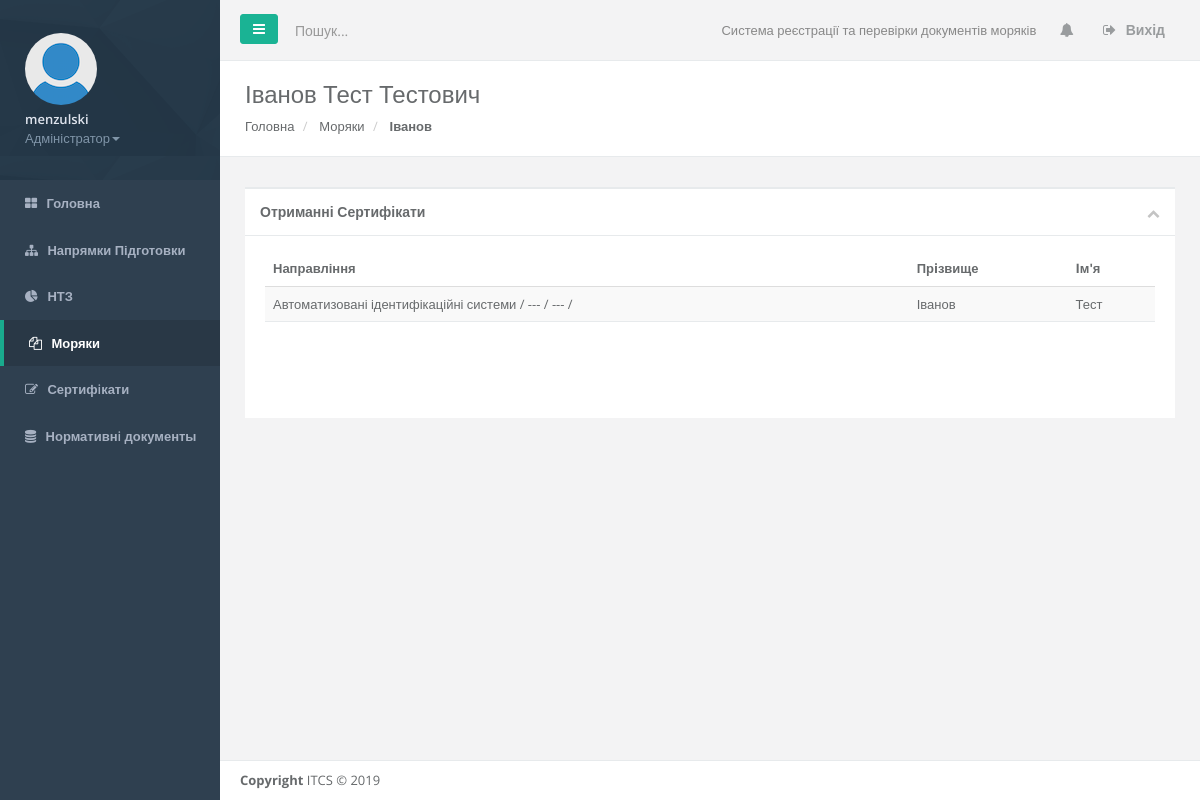
The page /mariner/sailor/25/ (signed in) on the database its author committed.
### mariner/models.py (models this page shows, shortened)
class Sailor(models.Model):
    first_name_en = models.CharField(max_length=140, blank=True)
    last_name_en = models.CharField(max_length=140, blank=True)
    last_name_ukr = models.CharField(max_length=140)
    first_name_ukr = models.CharField(max_length=140)
    second_name_ukr = models.CharField(max_length=140, blank=True)
    born = models.DateField()
    died = models.DateField(null=True, blank=True)
    inn = models.CharField(max_length=100, null=True, blank=True)
    class Meta:
        ordering = ('last_name_ukr', 'first_name_ukr')

class Certificate(models.Model):
    DRF = 0
    IRV = 1
    ISU = 2
    ANU = 3
    STATUSES = (
        (DRF, 'Чернетка'),
        (IRV, 'Обробка'),
    	(ISU, 'Видан'),
    	(ANU, 'Анульований')
    )
    NTZ_STATUSES = (
        (DRF, 'Чернетка'),
        (IRV, 'Обробка')
    )
    WTL = 0
    TER = 1
    VALID = (
    	(WTL, 'Безстроковий'),
    	(TER, 'Терміновий'),
    )
    certf_number = models.CharField(max_length=40, null=True, blank=True)
    form_number = models.CharField(max_length=40, null=True, blank=True)
    ntz_number = models.CharField(max_length=40, null=True, blank=True)
    first_name_en = models.CharField(max_length=140, blank=True)
    last_name_en = models.CharField(max_length=140, blank=True)
    last_name_ukr = models.CharField(max_length=140)
    first_name_ukr = models.CharField(max_length=140)
    second_name_ukr = models.CharField(max_length=140, blank=True)
    born = models.DateField()
    inn = models.CharField(max_length=100, null=True, blank=True)
    sailor = models.ForeignKey(to='Sailor', null=True, on_delete=models.SET_NULL, related_name='certificated', blank=True)
    trainigOrganisation = models.ForeignKey(to='TrainigOrganisation', null=True, on_delete=models.SET_NULL, related_name='trained', blank=True)
    date_of_issue = models.DateField(null=True, blank=True)
    valid_date = models.DateField(null=True, blank=True)
    valid_type = models.IntegerField(choices=VALID, null=True, default=WTL)
    direction_level = models.CharField(max_length=20, choices=LEVELS, default='Отримання')
    direction_allow_functions = models.CharField(max_length=20, choices=ALLOWS, default='---')
    training_direction = models.ForeignKey(to='TrainigDirections', null=True, on_delete=models.SET_NULL, related_name='directed', blank=True)
    status = models.IntegerField(choices=STATUSES, null=True, default=DRF)

class TrainigDirections(models.Model):
    price_id = models.IntegerField(null=True, blank=True)
    direction_title = models.CharField(max_length=200)
    level = models.CharField(max_length=20, choices=LEVELS, default='---')
    allow_functions = models.CharField(max_length=20, choices=ALLOWS, default='---')
    price = models.IntegerField(null=True, blank=True)
    def __str__(self):
        return u"%s / %s / %s /" % (self.direction_title, self.get_allow_functions_display(), self.get_level_display())

### mariner/views.py (the view)
# urls.py: path('sailor/<id>/', views.crm_sailorView, name='crm_sailorView'),
@login_required(login_url="login/")
def crm_sailorView(request, id):
	sailor = Sailor.objects.get(id=id)
	context = {'sailor': sailor,}
	return render(request, "crm_sailorDetail.html", context)

### templates/crm_sailorDetail.html (shortened to what this page needs)
{% extends 'crm_base.html' %}
{% block leftMenu %}
    <li>
        <a href="/mariner/"><i class="fa fa-th-large"></i> <span class="nav-label">Головна</span> </a>
    </li>
    <li>
        <a href="/mariner/trainigDirections/"><i class="fa fa-sitemap"></i> <span class="nav-label">Напрямки Підготовки</span> </a>
    </li>
    {% if user.groups.all.0.name != 'НТЗ' %}
    <li>
        <a href="/mariner/trainigOrganisations/"><i class="fa fa-pie-chart"></i> <span class="nav-label">НТЗ</span> </a>
    </li>
    {% endif %}
    <li class="active">
        <a href="/mariner/sailors/"><i class="fa fa-files-o"></i> <span class="nav-label">Моряки</span> </a>
    </li>
    <li>
        <a href="/mariner/certification/"><i class="fa fa-edit"></i> <span class="nav-label">Сертифiкати</span></a>
    </li>
    {% if user.groups.all.0.name == 'Адміністратор' %}
    <li>
        <a href="/mariner/regulations/"><i class="fa fa-database"></i> <span class="nav-label">Нормативнi документы</span></a>
    </li>
    {% endif %}
{% endblock %}
{% block content %}
<div class="row wrapper border-bottom white-bg page-heading">
    <div class="col-lg-10">
        <h2>{{ sailor.last_name_ukr }} {{ sailor.first_name_ukr }} {{ sailor.second_name_ukr }}</h2>
        <ol class="breadcrumb">
            <li>
                <a href="/mariner/">Головна</a>
            </li>
            <li>
                <a href="/mariner/sailors/">Моряки</a>
            </li>
            <li class="active">
                <strong>{{ sailor.last_name_ukr }}</strong>
            </li>
        </ol>
    </div>
    <div class="col-lg-2">
    </div>
</div>
<div class="wrapper wrapper-content animated fadeInRight">
<div class="row">
    <div class="col-lg-12">
        <div class="ibox float-e-margins">
            <div class="ibox-title">
                <h5>Отриманні Сертифікати </h5>
                    <div class="ibox-tools">
                        <a class="collapse-link">
                            <i class="fa fa-chevron-up"></i>
                        </a>
                    </div>
            </div>
            <div class="ibox-content">
                <table class="table table-striped footable footable-1 footable-filtering footable-filtering-left footable-paging footable-paging-center breakpoint-lg" data-toggle-column="first" data-filtering="true" data-paging="true" data-sorting="true" id="regulations-table">
                    <thead>
                        <tr>
                            <th>Направління</th>
                            <th>Прiзвище</th>
                            <th>Iм'я</th>
                        </tr>
                    </thead>
                    <tbody>
                        {% for certificate in sailor.certificated.all %}
                            <tr data-expanded="false">
                                <td>{{certificate.training_direction}}</td>
                                <td>{{certificate.last_name_ukr}}</td>
                                <td>{{certificate.first_name_ukr}}</td>
                            </tr>
                        {% endfor %}
                    </tbody>
                    <tfoot>
                        <tr>
                            <td colspan="5">
                            </td>
                        </tr>
                    </tfoot>
                </table>
            </div>
        </div>
    </div>
</div>
</div>
{% endblock %}

### templates/crm_base.html (shortened to what this page needs)
<!DOCTYPE html>
<html>
<head>
    <link href="/static/css/bootstrap.min.css" rel="stylesheet">
    <link href="/static/font-awesome/css/font-awesome.css" rel="stylesheet">
    <link href="/static/css/animate.css" rel="stylesheet">
    <link href="/static/css/style.css" rel="stylesheet">
    <link href="/static/js/plugins/DevExpressDevExtreme-Complete/Lib/css/dx.common.css" rel="stylesheet">
    <link href="/static/js/plugins/DevExpressDevExtreme-Complete/Lib/css/dx.light.compact.css" rel="stylesheet">
</head>
<body>
    <div id="wrapper">
        <nav class="navbar-default navbar-static-side" role="navigation">
            <div class="sidebar-collapse">
                <ul class="nav metismenu" id="side-menu">
                    <li class="nav-header">
                        <div class="dropdown profile-element"> <span>
                            <img alt="image" class="img-circle" src="/static/img/avatar_empty.jpg" />
                             </span>
                            <a data-toggle="dropdown" class="dropdown-toggle" href="#">
                            <span class="clear"> <span class="block m-t-xs"> <strong class="font-bold">{{ user.username }}</strong>
                             </span> <span class="text-muted text-xs block">{{ user.groups.all.0 }}<b class="caret"></b></span> </span> </a>
                        </div>
                    </li>
                    {% block leftMenu %}
                    {% endblock %}
                </ul>
            </div>
        </nav>
        <div id="page-wrapper" class="gray-bg dashbard-1">
            <div class="row border-bottom">
            <nav class="navbar navbar-static-top" role="navigation" style="margin-bottom: 0">
                <div class="navbar-header">
                    <a class="navbar-minimalize minimalize-styl-2 btn btn-primary " href="#"><i class="fa fa-bars"></i> </a>
                    <form role="search" class="navbar-form-custom" action="search_results.html">
                        <div class="form-group">
                            <input type="text" placeholder="Пошук..." class="form-control" name="top-search" id="top-search">
                        </div>
                    </form>
                </div>
                <ul class="nav navbar-top-links navbar-right">
                    <li>
                        <span class="m-r-sm text-muted welcome-message">Система реєстрації та перевірки документів моряків</span>
                    </li>
                    <li class="dropdown">
                        <a class="dropdown-toggle count-info" data-toggle="dropdown" href="#">
                            <i class="fa fa-bell"></i>
                        </a>
                    </li>
                    <li>
                        <a href="{% url 'logout' %}">
                            <i class="fa fa-sign-out"></i>  Вихід
                        </a>
                    </li>
                </ul>
            </nav>
            </div>
            {% block content %}
            {% endblock %}
        <div class="footer">
            <div>
                <strong>Copyright</strong> ITCS &copy; 2019
            </div>
        </div>
    </div>
    </div>
</body>
</html>

### rows shown on the page
Sailor: last_name_ukr "Іванов", first_name_ukr "Тест", second_name_ukr "Тестович"
Certificate: training_direction "Автоматизовані ідентифікаційні системи / --- / --- /", last_name_ukr "Іванов", first_name_ukr "Тест"

### other values the page prints
{{ user.username }} "menzulski"
{{ user.groups.all.0 }} "Адміністратор"
